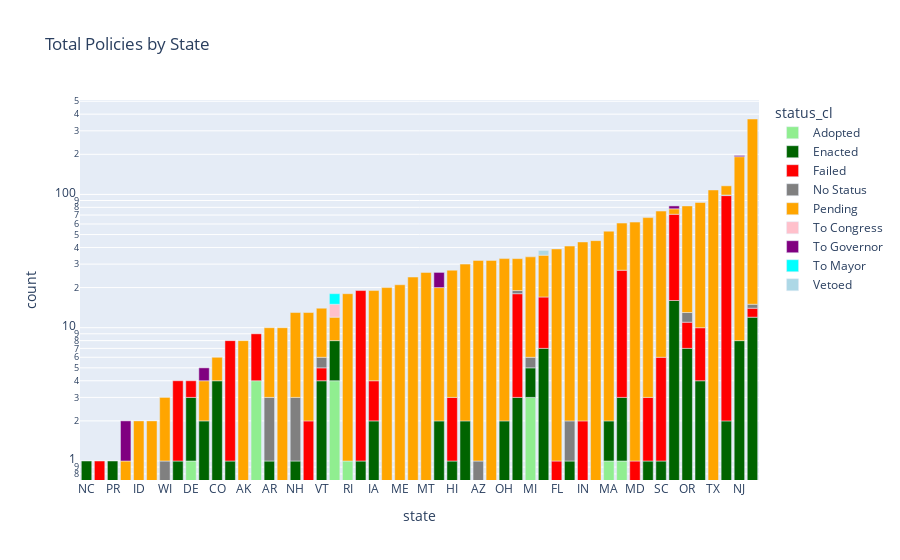

Notebook source saved alongside this figure:
### Code cell
import plotly.express as px
fig = px.bar(state_policies_stat, x="state", y="count", color="status_cl", title="Total Policies by State", log_y=True, 
             color_discrete_sequence = ['lightgreen', 'darkgreen', 'red', "grey", "orange", "pink", "purple", "cyan", "lightblue"])
fig.update_layout(xaxis={'categoryorder':'array', 'categoryarray':state_policies_stat.sort_values(["tot_policies"])['state'].values})
fig.show()

### Figure 1 — Plotly figure (JSON) as saved in the notebook; plotly's stock layout.template omitted (floating-point values rounded to 4 significant figures)
{"data": [{"alignmentgroup": "True", "hovertemplate": "status_cl=Adopted<br>state=%{x}<br>count=%{y}<extra></extra>", "legendgroup": "Adopted", "marker": {"color": "lightgreen"}, "name": "Adopted", "offsetgroup": "Adopted", "orientation": "v", "showlegend": true, "textposition": "auto", "type": "bar", "x": ["DC", "DE", "GA", "LA", "MA", "MI", "RI"], "xaxis": "x", "y": [4, 1, 1, 4, 1, 3, 1], "yaxis": "y"}, {"alignmentgroup": "True", "hovertemplate": "status_cl=Enacted<br>state=%{x}<br>count=%{y}<extra></extra>", "legendgroup": "Enacted", "marker": {"color": "darkgreen"}, "name": "Enacted", "offsetgroup": "Enacted", "orientation": "v", "showlegend": true, "textposition": "auto", "type": "bar", "x": ["AR", "CA", "CO", "CT", "DC", "DE", "GA", "HI", "IA", "IL", "MA", "MI", "MN", "MO", "NC", "NE", "NH", "NJ", "NM", "NV", "NY", "OH", "OR", "PA", "PR", "SC", "SD", "TN", "UT", "VA", "VT"], "xaxis": "x", "y": [1, 7, 4, 1, 4, 2, 2, 1, 2, 1, 1, 2, 2, 1, 1, 1, 1, 8, 1, 2, 12, 2, 7, 3, 1, 1, 2, 4, 2, 16, 4], "yaxis": "y"}, {"alignmentgroup": "True", "hovertemplate": "status_cl=Failed<br>state=%{x}<br>count=%{y}<extra></extra>", "legendgroup": "Failed", "marker": {"color": "red"}, "name": "Failed", "offsetgroup": "Failed", "orientation": "v", "showlegend": true, "textposition": "auto", "type": "bar", "x": ["CA", "DE", "FL", "GA", "HI", "IA", "IL", "IN", "KS", "LA", "MD", "MN", "MO", "MS", "NE", "NM", "NY", "OR", "PA", "SC", "TN", "VA", "VT"], "xaxis": "x", "y": [10, 1, 1, 24, 2, 2, 2, 2, 2, 5, 1, 96, 18, 1, 7, 3, 2, 4, 15, 5, 6, 55, 1], "yaxis": "y"}, {"alignmentgroup": "True", "hovertemplate": "status_cl=No Status<br>state=%{x}<br>count=%{y}<extra></extra>", "legendgroup": "No Status", "marker": {"color": "grey"}, "name": "No Status", "offsetgroup": "No Status", "orientation": "v", "showlegend": true, "textposition": "auto", "type": "bar", "x": ["AR", "AZ", "CT", "MI", "MN", "NH", "NY", "OR", "PA", "VT", "WI"], "xaxis": "x", "y": [2, 1, 1, 1, 1, 2, 1, 2, 1, 1, 1], "yaxis": "y"}, {"alignmentgroup": "True", "hovertemplate": "status_cl=Pending<br>state=%{x}<br>count=%{y}<extra></extra>", "legendgroup": "Pending", "marker": {"color": "orange"}, "name": "Pending", "offsetgroup": "Pending", "orientation": "v", "showlegend": true, "textposition": "auto", "type": "bar", "x": ["AK", "AL", "AR", "AZ", "CA", "CO", "CT", "DC", "FL", "GA", "GU", "HI", "IA", "ID", "IL", "IN", "KS", "KY", "MA", "MD", "ME", "MI", "MN", "MT", "NH", "NJ", "NV", "NY", "OH", "OK", "OR", "PA", "RI", "SC", "SD", "TN", "TX", "UT", "VA", "VT", "WA", "WI", "WV", "WY"], "xaxis": "x", "y": [8, 24, 7, 31, 18, 2, 39, 4, 38, 34, 1, 24, 15, 2, 64, 42, 11, 32, 51, 61, 21, 28, 17, 26, 10, 184, 28, 353, 31, 45, 69, 14, 17, 69, 2, 77, 108, 18, 7, 8, 20, 2, 10, 2], "yaxis": "y"}, {"alignmentgroup": "True", "hovertemplate": "status_cl=To Congress<br>state=%{x}<br>count=%{y}<extra></extra>", "legendgroup": "To Congress", "marker": {"color": "pink"}, "name": "To Congress", "offsetgroup": "To Congress", "orientation": "v", "showlegend": true, "textposition": "auto", "type": "bar", "x": ["DC"], "xaxis": "x", "y": [3], "yaxis": "y"}, {"alignmentgroup": "True", "hovertemplate": "status_cl=To Governor<br>state=%{x}<br>count=%{y}<extra></extra>", "legendgroup": "To Governor", "marker": {"color": "purple"}, "name": "To Governor", "offsetgroup": "To Governor", "orientation": "v", "showlegend": true, "textposition": "auto", "type": "bar", "x": ["GU", "NJ", "SD", "UT", "VA"], "xaxis": "x", "y": [1, 4, 1, 6, 4], "yaxis": "y"}, {"alignmentgroup": "True", "hovertemplate": "status_cl=To Mayor<br>state=%{x}<br>count=%{y}<extra></extra>", "legendgroup": "To Mayor", "marker": {"color": "cyan"}, "name": "To Mayor", "offsetgroup": "To Mayor", "orientation": "v", "showlegend": true, "textposition": "auto", "type": "bar", "x": ["DC"], "xaxis": "x", "y": [3], "yaxis": "y"}, {"alignmentgroup": "True", "hovertemplate": "status_cl=Vetoed<br>state=%{x}<br>count=%{y}<extra></extra>", "legendgroup": "Vetoed", "marker": {"color": "lightblue"}, "name": "Vetoed", "offsetgroup": "Vetoed", "orientation": "v", "showlegend": true, "textposition": "auto", "type": "bar", "x": ["CA"], "xaxis": "x", "y": [3], "yaxis": "y"}], "layout": {"autosize": true, "barmode": "relative", "legend": {"title": {"text": "status_cl"}, "tracegroupgap": 0}, "title": {"text": "Total Policies by State"}, "xaxis": {"anchor": "y", "autorange": true, "categoryarray": ["NC", "MS", "PR", "GU", "GU", "ID", "WY", "WI", "WI", "NM", "DE", "DE", "NM", "DE", "SD", "SD", "SD", "CO", "CO", "NE", "AK", "NE", "LA", "LA", "AR", "WV", "AR", "AR", "NH", "KS", "NH", "NH", "KS", "VT", "VT", "VT", "VT", "DC", "DC", "RI", "DC", "DC", "RI", "DC", "MO", "IA", "IA", "IA", "MO", "WA", "ME", "AL", "MT", "UT", "UT", "UT", "HI", "HI", "HI", "NV", "NV", "AZ", "KY", "AZ", "OH", "PA", "OH", "PA", "PA", "PA", "MI", "MI", "MI", "MI", "CA", "CA", "CA", "CA", "FL", "FL", "CT", "CT", "CT", "IN", "IN", "OK", "MA", "MA", "MA", "GA", "GA", "GA", "GA", "MD", "MD", "IL", "IL", "IL", "SC", "SC", "SC", "VA", "VA", "VA", "OR", "OR", "OR", "VA", "OR", "TN", "TN", "TN", "TX", "MN", "MN", "MN", "MN", "NJ", "NJ", "NJ", "NY", "NY", "NY", "NY"], "categoryorder": "array", "domain": [0, 1], "range": [-0.5, 51.5], "title": {"text": "state"}, "type": "category"}, "yaxis": {"anchor": "x", "autorange": true, "domain": [0, 1], "range": [-0.1425, 2.708], "title": {"text": "count"}, "type": "log"}}}
